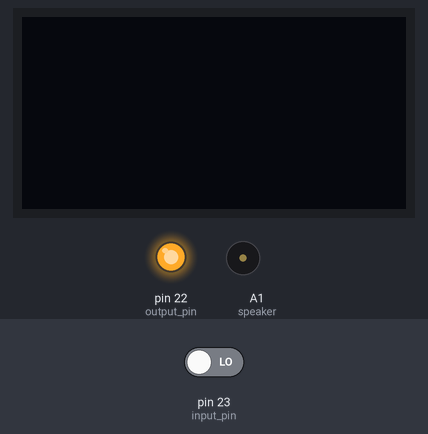
Simulated run of this sketch. Board: Arduino Mega 2560, built with avr-gcc and run on an emulated ATmega2560. Parts: 128×64 one-colour display, output pins drawn as LEDs (lit = HIGH), buzzer (waves = sounding). The inputs (shaded band) are chosen by the test bench; at power-on: pin 23 (input_pin) LOW.

Above: at 1.2 s.
1.3 s: pin 23 (input_pin) driven HIGH
At 9.94 s:
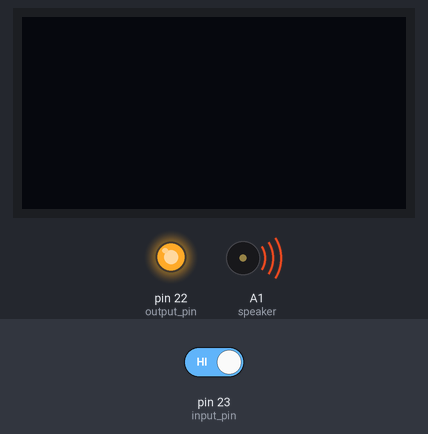
Timing chart, 0 to 10.1 s (numbered marks = the images above; inputs shaded):
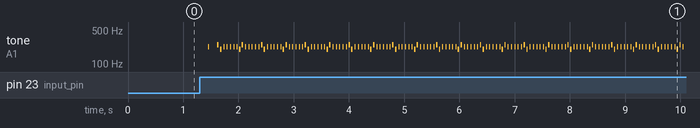

The sketch:

pong.ino
```cpp
/*
Name: Pong
Author: Tacobilen
Date: 2025-05-24
Description: Pong, but you can move in two different axis?!
*/
#include <SPI.h>
#include <Wire.h>
#include <Adafruit_GFX.h>
#include <Adafruit_SSD1306.h>

// PINS //
const int speaker = A1;
const int paddle_control_pin = A0;
const int input_pin = 23;
const int output_pin = 22;

/* screen pins
GND - -
VCC - +
SCL - 23
SDA - 22
*/


// SETTINGS //
const uint8_t SCREEN_HEIGHT = 63, SCREEN_WIDTH = 127;
const uint8_t CENTER_X = SCREEN_WIDTH / 2, CENTER_Y = SCREEN_HEIGHT / 2;

const uint8_t SCORE_LIMIT = 3;

const uint8_t BALL_SPEED = 5;
const uint8_t PADDLE_SPEED = 5;

const uint8_t PADDLE_HEIGHT = 12;
const uint8_t MCU_X = 4;
const uint8_t PLAYER_X = SCREEN_WIDTH - MCU_X;

// GAME STATS
bool game_over, win;
bool playing = false;

bool update_needed;

unsigned long previous_time = 0;
unsigned long current_time = 0;
unsigned long delta_time = 0;

uint8_t player_score = 0, mcu_score = 0;

uint8_t ball_x = CENTER_X, ball_y = CENTER_Y;
uint8_t ball_dir_x = 1, ball_dir_y = 1;

int mcu_y = CENTER_Y, player_y = CENTER_Y;

Adafruit_SSD1306 display = Adafruit_SSD1306(128, 64, &Wire);

void drawCourt() {
    // display.drawRect(0, 0, 128, 64, WHITE);
    display.drawFastHLine(0, 0, SCREEN_WIDTH, WHITE); // top line
    display.drawFastHLine(0, SCREEN_HEIGHT, SCREEN_WIDTH, WHITE); // bot line
    /*
    for (int y = 0; y < 64; y += 4) {
        display.drawFastVLine(CENTER_X, y, 2, WHITE);  // 2-pixel segment, then 2-pixel gap
    }
    */
}

void playerPaddleTone() {
    tone(speaker, 459, 96);
}

void mcuPaddleTone() {
    tone(speaker, 459, 96);
}

void wallTone() {
    tone(speaker, 226, 16);
}

void player_scoreTone() {
    tone(speaker, 200, 25);
    delay(50);
    tone(speaker, 250, 25);
    delay(25);
}

void mcu_scoreTone() {
    tone(speaker, 250, 25);
    delay(50);
    tone(speaker, 200, 25);
    delay(25);
}


void reset_pong() {
    drawCourt();
    player_score = 0;
    mcu_score = 0;

    game_over = false;

    ball_dir_x = 1;
    ball_dir_y = 1;

    current_time = millis();
}

void on_game_over() {
    playing = false;

    // Display text: win or lose
    const char* text = win ? "YOU WIN!!" : "YOU LOSE!";
    display.clearDisplay();
    display.setCursor(40, 28);
    display.print(text);
    display.display();

    // output signal
    digitalWrite(output_pin, LOW);

    delay(3000);
    digitalWrite(output_pin, HIGH); // stop output signal
    display.clearDisplay();
    display.display();
}


void game_update() {
    current_time = millis();
    delta_time = current_time - previous_time; // in milliseconds
    previous_time = current_time;

    uint8_t new_x = ball_x + ball_dir_x;
    uint8_t new_y = ball_y + ball_dir_y;

    // Check if we hit the vertical walls
    if(new_x <= 0 || new_x >= SCREEN_WIDTH)
    {

        if (new_x < 64)  // Ball passed the player
        {
            player_scoreTone();
            player_score++;  // Increment player score when ball hits left side (player's side)
        }
        else  // Ball passed the CPU
        {
            mcu_scoreTone();
            mcu_score++;  // Increment CPU score when ball hits right side (CPU side)
        }

        // Check if the score limit is reached
        if (player_score == SCORE_LIMIT || mcu_score == SCORE_LIMIT)
        {
            win = player_score > mcu_score;
            game_over = true;
        }

        ball_dir_x = -ball_dir_x;
        ball_dir_y = BALL_SPEED;

        new_x = CENTER_X;
        new_y = CENTER_Y;
    }

    // Check if we hit the horizontal walls.
    if(new_y <= 0 || new_y >= SCREEN_HEIGHT)
    {
        wallTone();
        ball_dir_y = -ball_dir_y;
        new_y = ball_y + ball_dir_y;
    }

    display.drawPixel(ball_x, ball_y, BLACK);
    display.drawPixel(new_x, new_y, WHITE);
    ball_x = new_x;
    ball_y = new_y;

    delay(5);


    return; // STOP HERE

    // Check if we hit the CPU paddle
    if(new_x == MCU_X && new_y >= mcu_y && new_y <= mcu_y + PADDLE_HEIGHT)
    {
        mcuPaddleTone();

        uint8_t center_y = mcu_y + PADDLE_HEIGHT / 2;

        // Ball direction change, clamping to avoid steep angles
        ball_dir_x = 1;  // Ensure the ball always goes right when it hits the CPU paddle
        ball_dir_y = constrain(ball_y - center_y, -1, 1);  // Clamping the Y direction change to avoid steep angles
    }

    // Check if we hit the player paddle
    if(new_x == PLAYER_X && new_y >= player_y && new_y <= player_y + PADDLE_HEIGHT)
    {
        playerPaddleTone();

        uint8_t center_y = player_y + PADDLE_HEIGHT / 2;

        // Ball direction change, clamping to avoid steep angles
        ball_dir_x = -1;  // Ensure the ball always goes left when it hits the player paddle
        // Serial.println(ball_y - center_y);
        ball_dir_y = constrain(ball_y - center_y, -1, 1);  // Clamping the Y direction change to avoid steep angles

        // Serial.println(ball_dir_y);
    }

    display.drawPixel(ball_x, ball_y, BLACK);
    display.drawPixel(new_x, new_y, WHITE);
    ball_x = new_x;
    ball_y = new_y;


    update_needed = true;


    if(update_needed)
    {
        // CPU paddle
        display.drawFastVLine(MCU_X, mcu_y, PADDLE_HEIGHT, BLACK); // hide

        const uint8_t half_paddle = PADDLE_HEIGHT >> 1;

        if(mcu_y + half_paddle > ball_y)
        {
            int8_t dir = ball_x > MCU_X ? -1 : 1;
            mcu_y += dir;
        }

        if(mcu_y + half_paddle < ball_y)
        {
            int8_t dir = ball_x > MCU_X ? 1 : -1;
            mcu_y += dir;
        }

        mcu_y = constrain(mcu_y, 1, SCREEN_HEIGHT - PADDLE_HEIGHT);

        display.drawFastVLine(MCU_X, mcu_y, PADDLE_HEIGHT, WHITE); // show

        // Player paddle
        display.drawFastVLine(PLAYER_X, player_y, PADDLE_HEIGHT, BLACK); // hide

        int val = analogRead(paddle_control_pin);

        player_y += map(val, 0, 1023, -5, 5); // change
        //player_y = map(val, 0, 1023, 1, SCREEN_HEIGHT - PADDLE_HEIGHT); // set

        player_y = constrain(player_y, 1, SCREEN_HEIGHT - PADDLE_HEIGHT);

        display.drawFastVLine(PLAYER_X, player_y, PADDLE_HEIGHT, WHITE); // show

        update_needed = true;
    }

    if(update_needed) {
        display.setTextColor(WHITE, BLACK);
        display.setCursor(0, 56);
        display.print(mcu_score);
        display.setCursor(122, 56);
        display.print(player_score);
        display.display();

        if (game_over) {
            on_game_over();
        }
    }
}


void setup()
{
    pinMode(input_pin, INPUT);
    pinMode(output_pin, OUTPUT);
    pinMode(paddle_control_pin, INPUT);
    pinMode(speaker, OUTPUT);

    digitalWrite(output_pin, HIGH);
    display.begin(SSD1306_SWITCHCAPVCC, 0x3C);
    display.clearDisplay();
    display.display();
}

void loop()
{
    if (digitalRead(input_pin) == HIGH && playing == false) {
        reset_pong();
        playing = true;
    }

    if (playing == true) {
        game_update();
    }

}
```

Measured:
- after the input at 1.3 s, tone on A1 (speaker): plays 226 Hz for 0.02 s, 250 Hz for 0.03 s, 200 Hz for 0.03 s, 226 Hz for 0.02 s, 226 Hz for 0.02 s, 226 Hz for 0.02 s … (151 notes in this stretch), starting after 0.16 s
